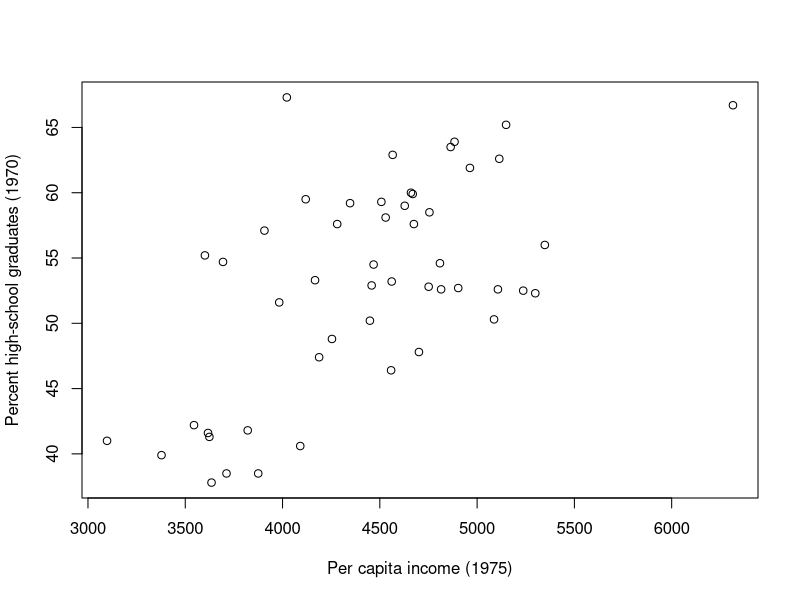
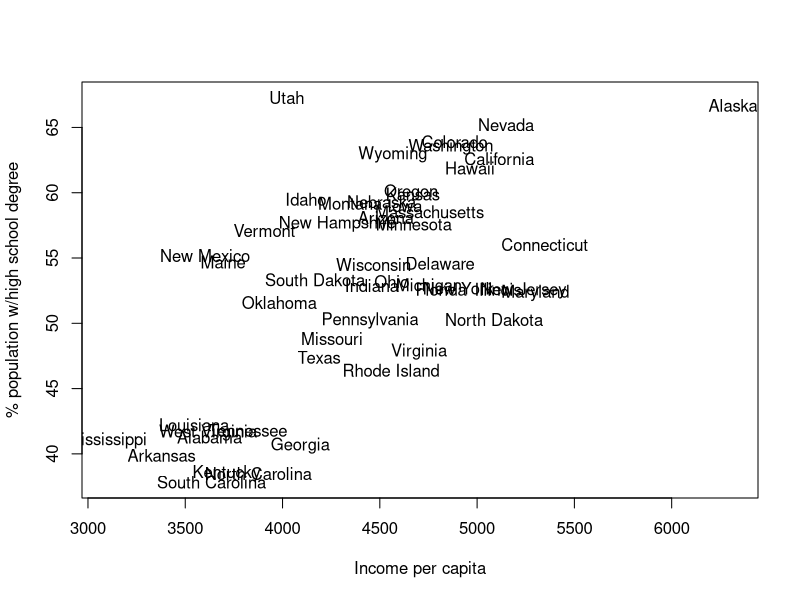

Reproduce these figures in R, in order.
## ---- chunk 1
my_vec <- c(1, 2, 3, 4, 5)
## ---- chunk 2
my_new_vec <- my_vec * 3
print(my_new_vec)
## ---- chunk 3
my_vec + my_new_vec
## ---- chunk 4
x <- c(TRUE, TRUE, FALSE, FALSE, TRUE)
#print(my_new_vec)
print(my_new_vec[x])
#x<-my_new_vec[x]
## ---- chunk 5
my_short_vector <- my_new_vec[1:2]
print(my_short_vector)
## ---- chunk 6
ls()
## ---- chunk 7
df <- data.frame(state.x77)
df$state <- rownames(df)
str(df)
summary(df)
## ---- chunk 8
head(df[order(df$Population),], n=1) # lowest
tail(df[order(df$Population),], n=1) # highest

# another way of doing this:
newdf <- df[order(df$Population),]
newdf[1,]
newdf[50,]

## ---- chunk 9
cor(df$Income, df$HS.Grad)
plot(df$Income, df$HS.Grad,
     xlab="Per capita income (1975)",
     ylab="Percent high-school graduates (1970)")

# a different graph with state names instead of points:
plot(x=df$Income, y=df$HS.Grad, 
     xlab="Income per capita", 
     ylab="% population w/high school degree", 
     type="n")
text(x=df$Income, y=df$HS.Grad, label=df$state)
## ---- chunk 10
data(mtcars) # this line of code will load the data into your workspace

mtcars$am_factor <- factor(ifelse(mtcars$am==1, "Automatic", "Manual"))
## ---- chunk 11
aggregate(mpg ~ am_factor, data=mtcars, FUN=mean)
## ---- chunk 12
is.palindrome <- function(string){
  # split into characters
  chars <- strsplit(string, split="")
  # convert to vector
  chars <- unlist(chars)
  # reverse characters
  rev_chars <- chars[length(chars):1]
  # paste into a single word
  rev_word <- paste(rev_chars, collapse="")
  return(
    ifelse(string==rev_word, "Is palindrome", "Is not palindrome")
  )
}

is.palindrome("racecar")
is.palindrome("level")
is.palindrome("programming")
## ---- chunk 13
for (i in 1:10){
	print(i)
}
## ---- chunk 14
n <- 20

fibonacci <- function(n){
  fib <- c(0, 1, NA)
  for (i in 3:n){
    fib[i] <- fib[i-1] + fib[i-2]
  }
  return(fib)
}

fibonacci(n=20)

